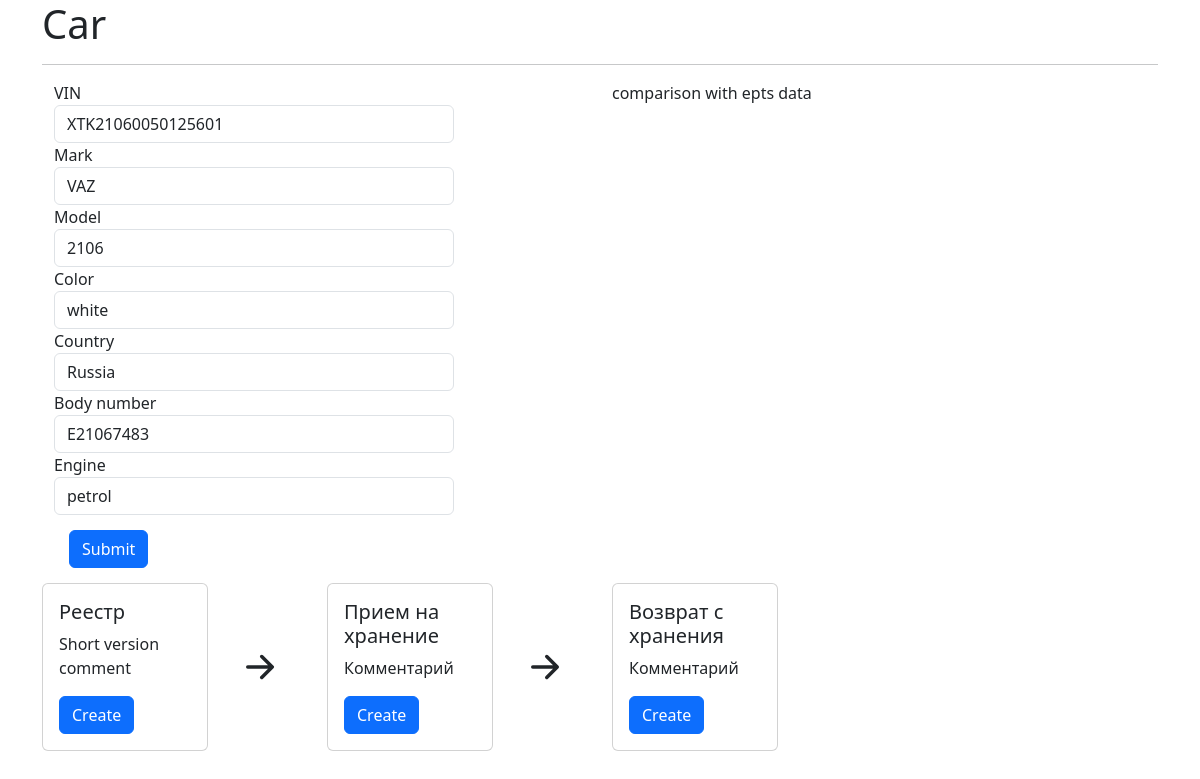
Page /cars/1 on the committed database.
### tables this page shows
CREATE TABLE cars (
id integer PRIMARY KEY AUTOINCREMENT,
vin text NOT NULL,
mark text,
model text,
color text,
country text,
body_number text,
engine text,
dkp1_id integer,
dkp2_id integer,
price integer,
created_at text,
updated_at text,
deleted_at text
);

### main.py (the view)
@app.route('/cars/<int:car_id>', methods=['POST', 'GET'])
def show_car(car_id):
    db = get_db()
    dbase = FDataBase(db)
    if request.method == 'GET':
        car_result = dbase.get_car(car_id)
        if not car_result:
            abort(404)
        return render_template('cars.html',
                               title='Car',
                               car=car_result)

### FDataBase.py (called while the page is built)
    def get_car(self, car_id):
        sql = f"""SELECT * from cars WHERE id = {car_id}"""
        try:
            self.__cur.execute(sql)
            res = self.__cur.fetchone()
            if res:
                return res
        except sqlite3.Error as e:
            print("Ошибка получения ДКП1 из БД")
        return False

### main.py (called while the page is built)
def connect_db():
    conn = sqlite3.connect(app.config['DATABASE'])
    conn.row_factory = sqlite3.Row
    return conn

def get_db():
    if not hasattr(g, 'link_db'):
        g.link_db = connect_db()
    return g.link_db

### templates/cars.html (shortened to what this page needs)
{% extends 'base.html' %}
{% block content %}
<div class="container">
  <div class="row">
    <div class="col">
      <form style="width: 400px;" action="{{url_for('show_car', car_id=car.id)}}" method="post">
        <div class="form-group">
          <label for="vin">VIN</label>
          <input type="text" class="form-control" id="vin" name="number" value={{ car.vin }}>
        </div>
        <div class="form-group">
          <label for="mark">Mark</label>
          <input type="text" class="form-control" id="mark" name="number" value={{ car.mark }}>
        </div>
        <div class="form-group">
          <label for="model">Model</label>
          <input type="text" class="form-control" id="model" name="number" value={{ car.model }}>
        </div>
        <div class="form-group">
          <label for="color">Color</label>
          <input type="text" class="form-control" id="color" name="number" value={{ car.color }}>
        </div>
        <div class="form-group">
          <label for="country">Country</label>
          <input type="text" class="form-control" id="country" name="number" value={{ car.country }}>
        </div>
        <div class="form-group">
          <label for="body_number">Body number</label>
          <input type="text" class="form-control" id="body_number" name="number" value={{ car.body_number }}>
        </div>
        <div class="form-group">
          <label for="engine">Engine</label>
          <input type="text" class="form-control" id="engine" name="number" value={{ car.engine }}>
        </div>
        <button class="btn btn-primary" type="submit" style="margin: 15px;">Submit</button>
      </form>
    </div>
    <div class="col order-1">
      comparison with epts data
    </div>
  </div>
</div>
<div class="row align-items-center">
  <div class="col-sm-2">
    <div class="card">
      <div class="card-body">
        <h5 class="card-title">Реестр</h5>
        <p class="card-text">Short version comment</p>
        <a href="#" class="btn btn-primary">Create</a>
      </div>
    </div>
  </div>
  <div class="col-sm-1">
    <svg xmlns="http://www.w3.org/2000/svg" width="56" height="56" fill="currentColor" class="bi bi-arrow-right-short" viewBox="0 0 16 16">
      <path fill-rule="evenodd" d="M4 8a.5.5 0 0 1 .5-.5h5.793L8.146 5.354a.5.5 0 1 1 .708-.708l3 3a.5.5 0 0 1 0 .708l-3 3a.5.5 0 0 1-.708-.708L10.293 8.5H4.5A.5.5 0 0 1 4 8"/>
    </svg>
  </div>
  <div class="col-sm-2">
    <div class="card">
      <div class="card-body">
        <h5 class="card-title">Прием на хранение</h5>
        <p class="card-text">Комментарий</p>
        <a href="#" class="btn btn-primary">Create</a>
      </div>
    </div>
  </div>
  <div class="col-sm-1">
    <svg xmlns="http://www.w3.org/2000/svg" width="56" height="56" fill="currentColor" class="bi bi-arrow-right-short" viewBox="0 0 16 16">
      <path fill-rule="evenodd" d="M4 8a.5.5 0 0 1 .5-.5h5.793L8.146 5.354a.5.5 0 1 1 .708-.708l3 3a.5.5 0 0 1 0 .708l-3 3a.5.5 0 0 1-.708-.708L10.293 8.5H4.5A.5.5 0 0 1 4 8"/>
    </svg>
  </div>
  <div class="col-sm-2">
    <div class="card">
      <div class="card-body">
        <h5 class="card-title">Возврат с хранения</h5>
        <p class="card-text">Комментарий</p>
        <a href="#" class="btn btn-primary">Create</a>
      </div>
    </div>
  </div>
</div>
{% endblock %}

### rows in the picture
cars: number "XTK21060050125601", number "VAZ", number "2106", number "white", number "Russia", number "E21067483", number "petrol"
